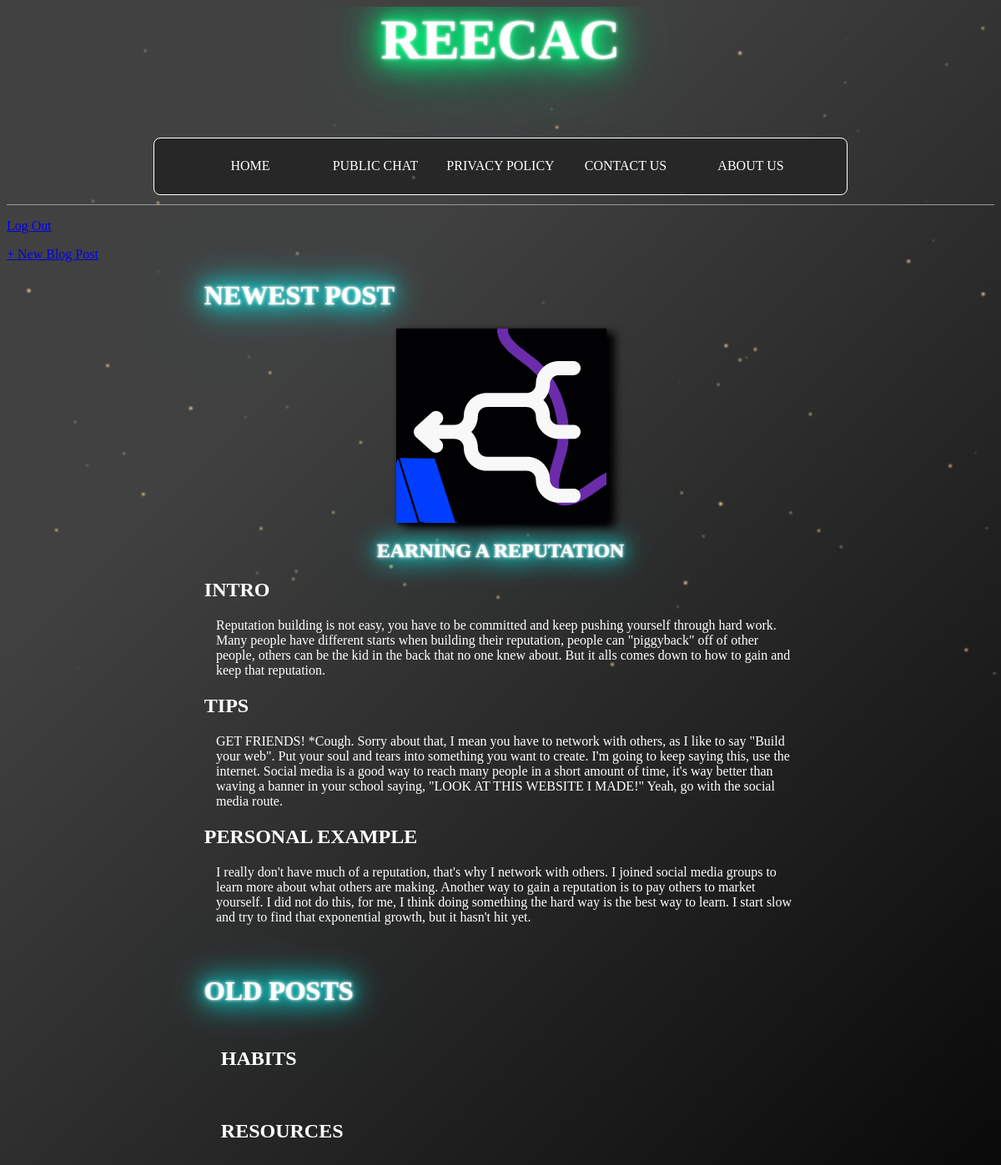
The app's page / (signed in) with its own data.
### blog/models.py (models this page shows, shortened)
class Post(models.Model):
    title = models.CharField(max_length=200)
    author = models.ForeignKey(
        'auth.User',
        on_delete=models.CASCADE,
    )
    img = models.CharField(max_length=60)

class Content(models.Model):
    post = models.ForeignKey(Post, on_delete=models.CASCADE)
    head = models.CharField(max_length=200)
    body = models.TextField()

### blog/views.py (the view)
# urls.py: path('', BlogListView.as_view(), name='home'),
class BlogListView(ListView):
    model = Post
    template_name = 'home.html'

### blog/templates/home.html
{% extends 'base.html' %}
{% load static %}
{% block content %}
<h1 class="blue-neon" style="padding-left:20%;width:40%;padding-right:40%;">
    NEWEST POST
</h1>
{% for post in object_list reversed %}
{% if forloop.first %}
<div class="column-img">
    <div class="container">
    {% with 'img/'|add:post.img|add:'.PNG' as image_static %}
    <img src="{% static image_static %}" style="max-height:50%,max-width:50%;"/>
    {% endwith %}
        </div>
</div>
<div class="column-text">
    <h2 class="blue-neon" style="padding-left:20%;width:60%;padding-right:20%;">{{ post.title }}</h2>
    {% for content in post.content_set.all %}
    <h2 style="color: white;text-align: left;">{{ content.head }}</h2>
    <p style="color:white;text-align: left;padding-left:2%;"> {{ content.body }}</p>
    {% endfor %}
</div>
{% endif %}
{% endfor %}
<div class="column-post">
<h1 class="blue-neon" style="padding-left:20%;width:40%;padding-right:40%;padding-top:2%;">
    OLD POSTS
</h1>
 {% for post in object_list reversed %}
    {% if forloop.first %}
    {% else %}
  <div class="post-entry" style="padding-left: 20%;width: 40%;padding-right: 40%;padding-top: 20px;">
      <h2 class="blog-left"><a href="{% url 'post_detail' post.pk %}">{{ post.title }}</a></h2>
  </div>
    {% endif %}
 {% endfor %}
</div>
{% endblock content %}

### blog/static/css/base.css (style rules this page uses)
html, body { color: white; background-color: #000000; font-family: Candara; background-image: linear-gradient(315deg, #000000 0%, #414141 74%); }
.column-img { -webkit-box-shadow: 2px 2px 5px 0px rgba(0, 0, 0, 1); -moz-box-shadow: 2px 2px 5px 0px rgba(0, 0, 0, 1); box-shadow: 2px 2px 5px 0px rgba(0, 0, 0, 1); display: block; margin-left: auto; margin-right: auto; width: 250; }
.container { width:250; }
.container img { -webkit-box-shadow: 2px 2px 5px 0px rgba(0, 0, 0, 1); -moz-box-shadow: 2px 2px 5px 0px rgba(0, 0, 0, 1); box-shadow: 10px 5px 10px 0px rgba(0, 0, 0, 1); }
.column-text { float: left; text-align:center; width: 60%; padding-left: 20%; padding-right: 20%; }
.column-post { float: left; width: 100%; padding-bottom: 5%; }
h1 { color: white; }
.post-entry { margin-bottom: 2rem; }
.post-entry h2 { margin: 0.5rem 0; }
.post-entry h2 a, .post-entry h2 a:visited { color: white; text-decoration: none; }
.blog-left { padding-left: 20px; }

### staticfiles/css/effects.css (style rules this page uses)
.blue-neon { color: #fff; text-shadow: 0 0 2px #fff, 0 0 4px #fff, 0 0 16px #0ff, 0 0 32px #0ff, 0 0 42px #0ff, 0 0 52px #0ff, 0 0 102px #0ff; }

### blog/static/css/fireflies.css (style rules this page uses)
html, body { overflow:hidden; background-color: #000000; background-image: linear-gradient(315deg, #000000 0%, #414141 74%); }

### records on screen
Post: title "EARNING A REPUTATION"
Content: head "INTRO", body "Reputation building is not easy, you have to be committed and keep pushing yourself through hard work. Many people have different starts when building their reputation, people can \"piggyback\" off of other people, others can be the kid in the back that no one knew about. But it alls comes down to how to gain and keep that reputation."
Content: head "TIPS", body "GET FRIENDS! *Cough. Sorry about that, I mean you have to network with others, as I like to say \"Build your web\". Put your soul and tears into something you want to create. I'm going to keep saying this, use the internet. Social media is a good way to reach many people in a short amount of time, it's way better than waving a banner in your school saying, \"LOOK AT THIS WEBSITE I MADE!\" Yeah, go with the social media route."
Content: head "PERSONAL EXAMPLE", body "I really don't have much of a reputation, that's why I network with others. I joined social media groups to learn more about what others are making. Another way to gain a reputation is to pay others to market yourself. I did not do this, for me, I think doing something the hard way is the best way to learn. I start slow and try to find that exponential growth, but it hasn't hit yet."
Post: title "HABITS"
Post: title "RESOURCES"
